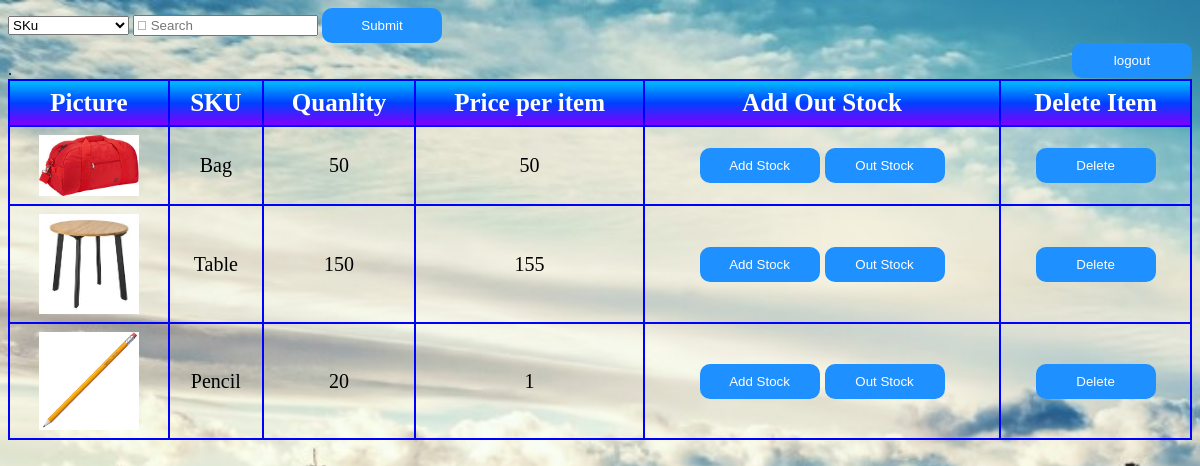
The app's page /home.php?user= (signed in) with its own data.
### tables this page shows
CREATE TABLE `tb_item` (
  `Id` int(11) NOT NULL,
  `Picture` varchar(400) NOT NULL,
  `SKU` varchar(250) NOT NULL,
  `Quantity` varchar(250) NOT NULL,
  `Price` varchar(250) NOT NULL
);

### home.php (the view, shortened to what this page needs)
 <?php
include_once('include/db.php');
$query="SELECT * FROM tb_item";
$sql=mysqli_query($conn,$query);
?>
<head>
	<link href="https://cdnjs.cloudflare.com/ajax/libs/font-awesome/4.7.0/css/font-awesome.min.css" rel="stylesheet"/>
	<head>
		<link href="http://cdnjs.cloudflare.com/ajax/libs/font-awesome/4.7.0/css/font-awesome.min.css" rel="stylesheet"/>
	</head>
	<div>
		<select name="select">
			<option value="SKU">SKu</option>
		</select>
		<input type="text" class="empty" placeholder="&#xF002; Search" name="search_data">
		<button type="submit" name="submit" class="button">Submit</button>
	</div>
<div class="blocks">
	<span class="pull-right"><button type="button" onclick="window.location.href='index.php?action=logout'">
	logout</button></span>
	</div><br>
	<div class="container">
		<?php
if ($_SESSION["per"]=="admin"){
?>
	<table>
		<thead>
		<th>Picture</th>
		<th>SKU</th>
		<th>Quanlity</th>
		<th>Price per item</th>
		<th>Add Out Stock</th>
		<th>Delete Item</th>.
	</thead>
	<tbody>
<?php while($row=mysqli_fetch_array($sql)){?>
	<tr>
	<td><?php
			if($row['Picture']==""){
				echo "<input type='file' name='image".$row['Id']."' value=''>";
				echo "<input type='submit' name='".$row['SKU']."'>";
			}else{
				echo"<img style='width:100px;' src='".$row['Picture']."'>";
			}
			?>
	</td>
	<td><?=$row['SKU']?></td>
	<td><?=$row['Quantity']?></td>
	<td><?=$row['Price']?></td>
	<td>
	<button type="button" onclick="window.location.href='edit.php?SKU=<?=$row['SKU']?>'" class="btn">Add Stock</button>
	<button type="button" onclick="window.location.href='edit.php?SKU=<?=$row['SKU']?>'" class="btn">Out Stock</button>
	</td>
		<td>
			<a href="home.php?SKU=<?=$row['SKU']?>&action=delete"
			onclick="return confirm('Are you sure want to delete');">
			<button type="button">Delete</button>
			</a>
		</td>
</tr>
<?php }?>
</tbody>
</table>
<?php }?>
</div>

### home.php (style rules this page uses)
table { border-collapse:collapse;width:100%; }
th, td { border: 2px solid #0000ff; padding:8px; color:black; font-size: 20px; text-align: center; }
th { color: white; font-size: 25px; background-image: linear-gradient(#00bfff,#0040ff,#8000ff) }
button { padding: 8px; width: 120px; font-size: :16px; border: 2px solid dodgerblue; border-radius: 10px; color:white; background-color:dodgerblue; }

### records on screen
tb_item: Picture (picture), SKU "Bag", Quantity "50", Price "50"
tb_item: Picture (picture), SKU "Table", Quantity "150", Price "155"
tb_item: Picture (picture), SKU "Pencil", Quantity "20", Price "1"
